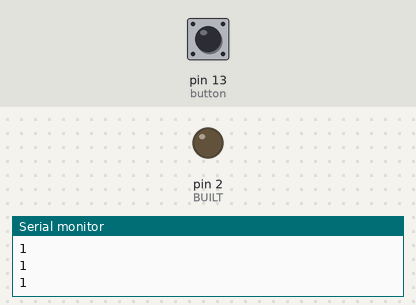
Bench run of a sketch on a simulated Arduino Uno, built with avr-gcc and run on an emulated ATmega328P. Shown: output pins drawn as LEDs (lit = HIGH), the last lines printed to the serial monitor. The inputs (shaded band) are chosen by the test bench; at power-on: pin 13 (button) HIGH.

Above: at 1.2 s.
1.3 s: pin 13 (button) pulled LOW for 0.15 s
At 1.4 s:
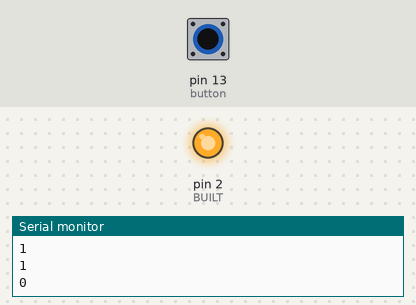
3.0 s: pin 13 (button) pulled LOW for 3.2 s
At 7.5 s:
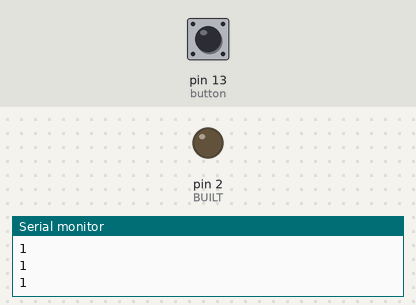
Timing chart, 0 to 9.0 s (numbered marks = the images above; inputs shaded):
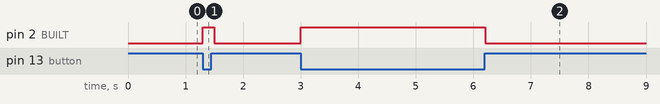

The sketch:

Switch_only.ino
```cpp
int button = 13;
int BUILT = 2;
int bStatus = 1;

void setup() {
  // put your setup code here, to run once:
  Serial.begin(115200);

  pinMode(BUILT, OUTPUT);
  pinMode(button, INPUT);
}

void loop() {
  bStatus = digitalRead(button);

  if (bStatus == 0){
    digitalWrite(BUILT, HIGH);
  } else {
    digitalWrite(BUILT, LOW);
  }
  Serial.println(bStatus);
  delay(100);
}
```

Measured:
- after the input at 1.3 s, pin 2 (BUILT): LOW → HIGH at once, → LOW 0.20 s later
- after the input at 3.0 s, pin 2 (BUILT): LOW → HIGH at once, → LOW 3.2 s later
